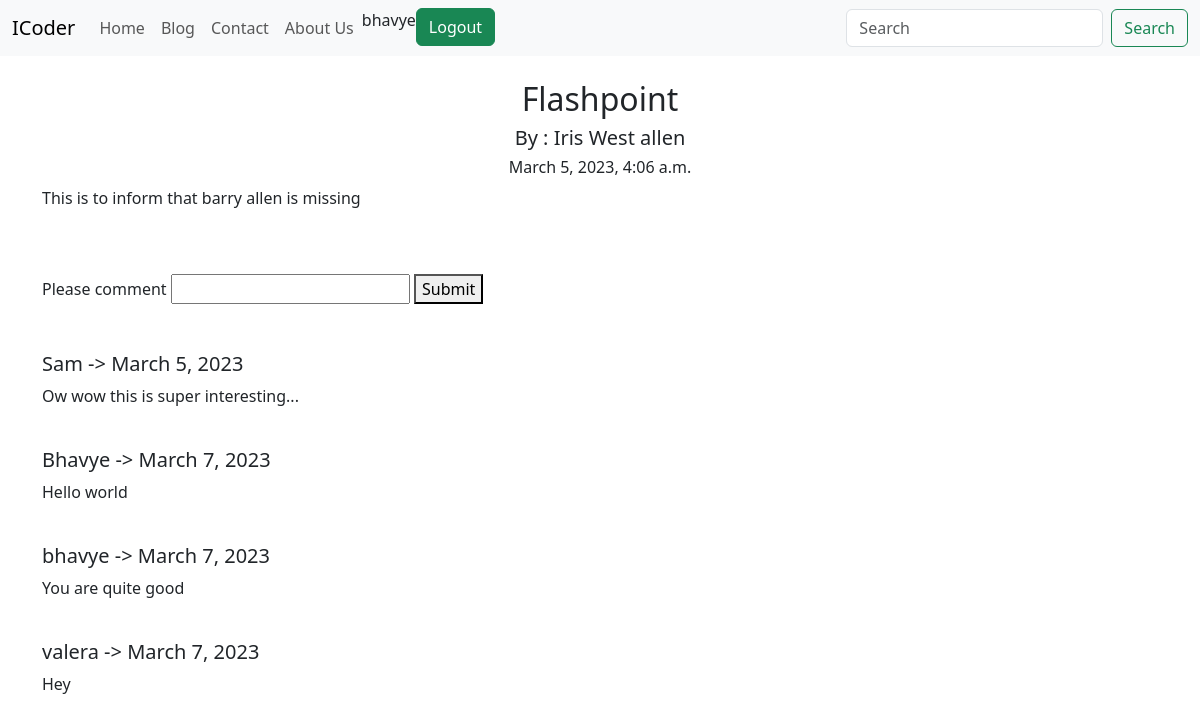
The app's page /blog/1 (signed in) with its own data.
### blog/models.py (models this page shows, shortened)
class Post(models.Model):
    sno = models.AutoField(primary_key=True)
    title = models.CharField(max_length=200)
    author = models.CharField(max_length=200)
    content = models.TextField()
    timestamp = models.DateTimeField(auto_now_add=True, blank=True)

class Comment(models.Model):
    postID = models.ForeignKey(Post, on_delete=models.CASCADE)
    name = models.CharField(max_length=200)
    postComment = models.TextField()
    timestamp = models.DateField(auto_now_add=True, blank=True)
    updated = models.DateField(auto_now=True, blank=True)

### blog/views.py (the view)
# urls.py: path('<str:slug>', views.blogPost, name='BlogPost'),
def blogPost(request, slug):
    post = Post.objects.filter(sno=slug)
    comments = Comment.objects.filter(postID=slug)
    return render(request, template_name='blog/blogPost.html',context={'post':post, 'comments':comments, 'UserID':slug})

### templates/blog/blogPost.html (shortened to what this page needs)
{% extends 'base.html' %} {% block body %}
<br />
<center>
  <div class="container">
    {% for i in post %}
    <h2>{{i.title}}</h2>
    <h5>By : {{i.author}}</h5>
    <h6>{{i.timestamp}}</h6>
    <div>
      <p style="text-align: left">{{i.content}}</p>
    </div>
    {% endfor %}
  </div>
</center>
<br /><br />
{% if user.is_authenticated %}
<div class="container">
  <form action="/blog/postComment/{{UserID}}" method="POST">
    <label for="UserComment">Please comment</label>
    <input type="text" name="UserComment" id="UserComment" />
    <button type="submit">Submit</button>
  </form>
</div>
<br><br>
{% endif %}
<div class="container">
  {% for comment in comments %}
  <h5>{{comment.name}} -> {{comment.timestamp}}</h5>
  <p>{{comment.postComment}}</p>
  <br />
  {% endfor %}
</div>
{% endblock body %}

### templates/navbar.html (shortened to what this page needs)
<nav class="navbar navbar-expand-lg bg-body-tertiary">
  <div class="container-fluid">
    <a class="navbar-brand" href="/">ICoder</a>
    <div class="collapse navbar-collapse" id="navbarSupportedContent">
      <ul class="navbar-nav me-auto mb-2 mb-lg-0">
        <li class="nav-item">
          <a
            class="nav-link {% block homeactive %} {% endblock homeactive %}"
            href="/"
            >Home</a
          >
        </li>
        <li class="nav-item">
          <a
            class="nav-link {% block blogactive %} {% endblock blogactive %}"
            href="/blog/"
            >Blog</a
          >
        </li>
        <li
          class="nav-item {% block contactactive %} {% endblock contactactive %}"
        >
          <a class="nav-link" href="/contact">Contact</a>
        </li>
        <li class="nav-item {% block aboutactive %} {% endblock aboutactive %}">
          <a class="nav-link" href="/about">About Us</a>
        </li>
        <li class="nav-item">
          {% if user.is_authenticated %}
          <li>{{request.user}}</li>
          <li>
          <form action="/logout" method="POST">
            <button
            class="btn btn-success"
            data-bs-whatever="@mdo"
            type="submit"
          >
            Logout
          </button>
          </form>
          </li>
          {% endif %}
        </li>
      </ul>
      <form class="d-flex" role="search" action="/search" method="post">
        <input
          class="form-control me-2"
          type="search"
          placeholder="Search"
          aria-label="Search"
          name="search"
        />
        <button class="btn btn-outline-success" type="submit">Search</button>
      </form>
    </div>
  </div>
</nav>

### records on screen
Post: title "Flashpoint", author "Iris West allen", timestamp "March 5, 2023, 4:06 a.m.", content "This is to inform that barry allen is missing"
Comment: name "Sam", timestamp "March 5, 2023", postComment "Ow wow this is super interesting..."
Comment: name "Bhavye", timestamp "March 7, 2023", postComment "Hello world"
Comment: name "bhavye", timestamp "March 7, 2023", postComment "You are quite good"
Comment: name "valera", timestamp "March 7, 2023", postComment "Hey"

### other values on screen
{{ request.user }} "bhavye"
